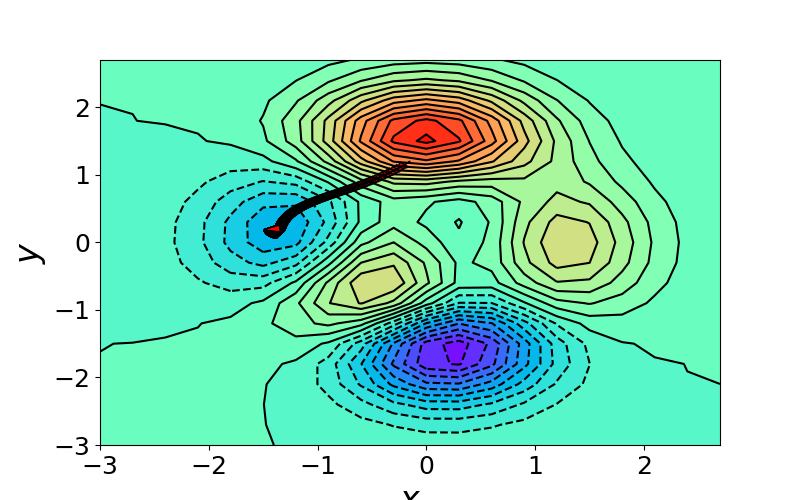

Reproduce this figure in Python.
import numpy as np
import matplotlib.pyplot as plt

x = np.arange(-3,3,0.3)
y = np.arange(-3,3,0.3)
x,y = np.meshgrid(x,y)
levels = 24

# 3*(1-x)^2*exp(-(x^2)-(y+1)^2)-10*(x/5-x^3-y^5)*exp(-x^2-y^2)-1/3*exp(-(x+1)^2-y^2)
z = 3*(1-x)**2*np.exp(-x**2-(y+1)**2)-10*(x/5-x**3-y**5)*np.exp(-x**2-y**2)-1/3*np.exp(-(x+1)**2-y**2)

fig = plt.figure(figsize=(8,5))
plt.tick_params(labelsize=18)
plt.xlabel("$x$", fontsize=24)
plt.ylabel("$y$", fontsize=24)

plt.contourf(x,y,z,levels=levels,cmap="rainbow")
line = plt.contour(x,y,z,levels=levels,colors="k")

# x = np.random.uniform(-2,2)
# y = np.random.uniform(-2,2)
x = -0.15
y = 1.2

iterations = 10000###### Training loops
lr = 0.2###### Learning rate
S_x = 0
S_y = 0
for  i in range(iterations):
    pdx = (-6*x**3+12*x**2-6)*np.exp(-x**2-(y+1)**2)-(20*x*y**5+20*x**4-34*x**2+2)*np.exp(-x**2-y**2)+2/3*(x+1)*np.exp(-(x+1)**2-y**2)
    pdy = ((-6*x**2+12*x-6)*y-6*x**2+12*x-6)*np.exp(-x**2-(y+1)**2)-(20*y**6-50*y**4+20*x**3*y-4*x*y)*np.exp(-x**2-y**2)+2/3*y*np.exp(-(x+1)**2-y**2)
    
    ###### Revise the code and use different GD algorithm to reach the global optimum
    S_x = S_x + pdx**2
    S_y = S_y + pdy**2
    e = 1e-6
    dx = -lr*pdx/(S_x+e)**0.5
    dy = -lr*pdy/(S_y+e)**0.5
    ###### Revise the code and use different GD algorithm to reach the global optimum
    
    plt.arrow(x, y, dx, dy, length_includes_head=False, head_width=0.1, fc='r', ec='k')
    x += dx
    y += dy

plt.show()
